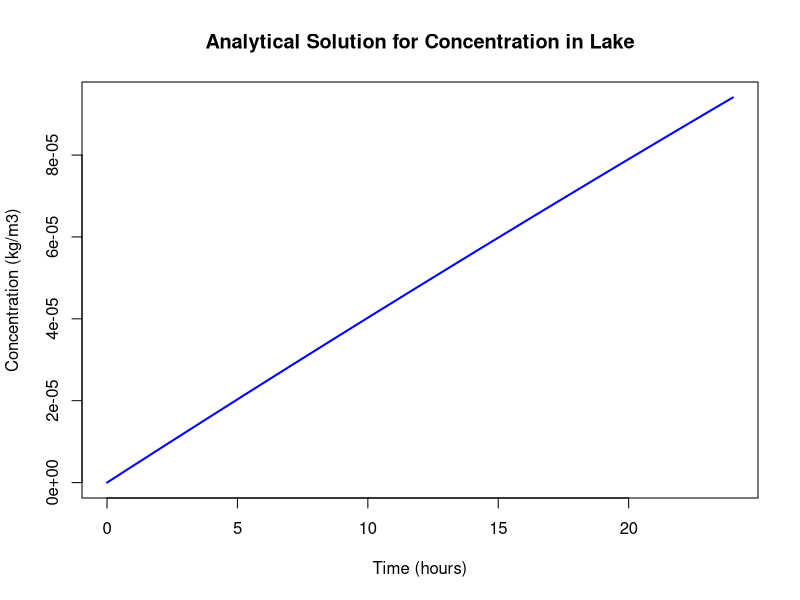

Reproduce this figure in R.
# Lake pollution box model: analytical solution
# Author: Shadmin Islam Prova
# Course: GMT-508, MS Disaster Science and Climate Resilience, University of Dhaka

rm(list = ls())

# Parameters
C0 <- 0           # Initial concentration in the lake (kg/m3)
C1 <- 0.002       # Pollutant concentration in river 1 (kg/m3)
C2 <- 0.001       # Pollutant concentration in river 2 (kg/m3)
Q1 <- 7           # Discharge of river 1 (m3/s)
Q2 <- 100         # Discharge of river 2 (m3/s)
V  <- 1e8         # Lake volume (m3)
dt <- 1           # Time step (s)
total_time <- 86400  # Total time: 1 day (s)

# Time grid
time <- seq(0, total_time, by = dt)

# Analytical solution of the well-mixed lake
Q <- Q1 + Q2
C_steady <- (Q1 * C1 + Q2 * C2) / Q
concentration <- C_steady + (C0 - C_steady) * exp(-Q * time / V)

# Plot on screen
plot(time / 3600, concentration, type = "l", col = "blue", lwd = 2,
     xlab = "Time (hours)", ylab = "Concentration (kg/m3)",
     main = "Analytical Solution for Concentration in Lake")

# Save the plot as a PNG file
png("lake_concentration.png", width = 600, height = 450)
plot(time / 3600, concentration, type = "l", col = "blue", lwd = 2,
     xlab = "Time (hours)", ylab = "Concentration (kg/m3)",
     main = "Analytical Solution for Concentration in Lake")
dev.off()
